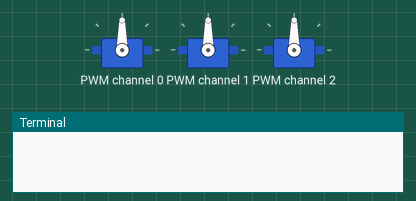
Bench run of a program on a simulated Raspberry Pi (BCM pin numbers). Shown: 3 × servo, the last lines printed to the terminal. At 21.8 s the program stops and its outputs stay as they are.

Above: at 0.15 s.
At 1.96 s:
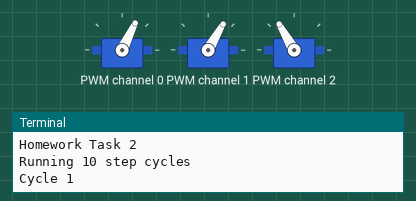
At 4.99 s:
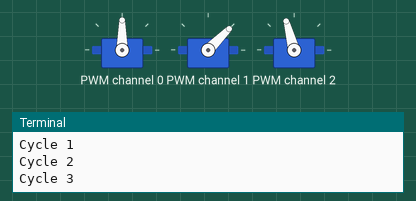
At 9.54 s:
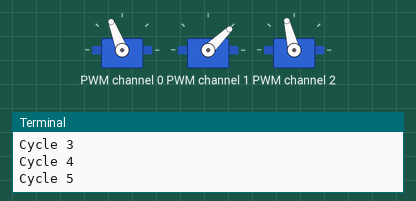
At 14.08 s:
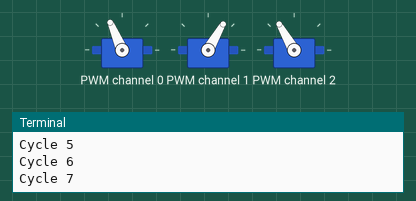
At 19.1 s:
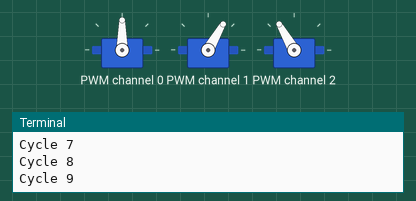
Timing chart, 0 to 23.0 s (numbered marks = the images above):
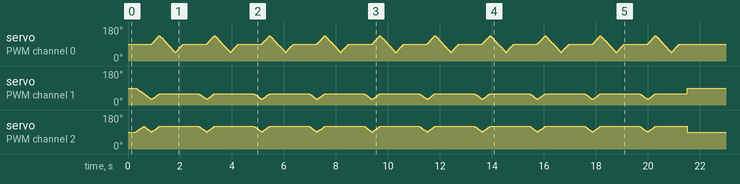

The program:

task2_step_cycle.py
```python
#!/usr/bin/env python3

import time
from adafruit_servokit import ServoKit
from leg import HexLeg

kit = ServoKit(channels=16)

leg0 = HexLeg(
    kit,
    hip_ch=0,
    femur_ch=1,
    tibia_ch=2
)

STEP_CYCLE = [
    HexLeg.STAND,
    HexLeg.LIFT,
    HexLeg.EXTEND,
    HexLeg.STAND,
    HexLeg.RETRACT,
    HexLeg.STAND,
]

NUM_CYCLES = 10

print("Homework Task 2")
print(f"Running {NUM_CYCLES} step cycles")

start_time = time.perf_counter()

try:
    for cycle in range(NUM_CYCLES):

        print(f"Cycle {cycle + 1}")

        for position in STEP_CYCLE:
            leg0.smooth_to(position, steps=25, delay=0.012)

        time.sleep(0.3)

finally:
    leg0.move_to(HexLeg.HOME)

end_time = time.perf_counter()

total_time = end_time - start_time
avg_cycle_time = total_time / NUM_CYCLES
cycles_per_minute = 60 / avg_cycle_time

print()
print(f"Total time: {total_time:.2f} sec")
print(f"Average cycle: {avg_cycle_time:.2f} sec")
print(f"Cycles per minute: {cycles_per_minute:.2f}")
```

leg.py
```python
import time


class HexLeg:
    HOME = (90, 90, 90)
    STAND = (90, 60, 120)
    LIFT = (90, 30, 90)
    EXTEND = (135, 60, 120)
    RETRACT = (45, 60, 120)

    def __init__(self, kit, hip_ch, femur_ch, tibia_ch):
        self.kit = kit
        self.channels = (hip_ch, femur_ch, tibia_ch)

        self._set_range()
        self.move_to(self.HOME)

    def _set_range(self):
        for ch in self.channels:
            self.kit.servo[ch].set_pulse_width_range(550, 2670)

    def move_to(self, position, delay=0.3):
        hip, femur, tibia = position

        self.kit.servo[self.channels[0]].angle = hip
        self.kit.servo[self.channels[1]].angle = femur
        self.kit.servo[self.channels[2]].angle = tibia

        time.sleep(delay)

    def smooth_to(self, target, steps=25, delay=0.012):
        current = []

        for ch in self.channels:
            angle = self.kit.servo[ch].angle
            if angle is None:
                angle = 90
            current.append(angle)

        for step in range(1, steps + 1):
            t = step / steps

            new_position = (
                int(current[0] + (target[0] - current[0]) * t),
                int(current[1] + (target[1] - current[1]) * t),
                int(current[2] + (target[2] - current[2]) * t),
            )

            self.move_to(new_position, delay)
```
